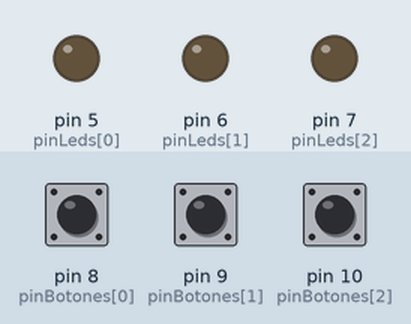
Simulated run of this sketch. Board: Arduino Uno, built with avr-gcc and run on an emulated ATmega328P. Shown: output pins drawn as LEDs (lit = HIGH). Inputs (shaded band) come from the test bench; at power-on: pin 8 (pinBotones[0]) LOW, pin 9 (pinBotones[1]) LOW, pin 10 (pinBotones[2]) LOW.

Above: at 1.2 s.
1.3 s: pin 8 (pinBotones[0]) pulled HIGH for 0.15 s
At 1.37 s:
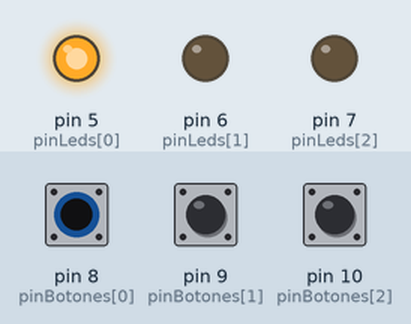
2.9 s: pin 9 (pinBotones[1]) pulled HIGH for 0.15 s
At 2.97 s:
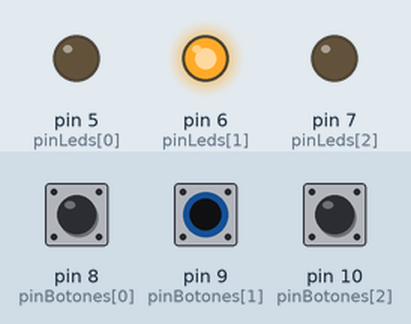
4.5 s: pin 10 (pinBotones[2]) pulled HIGH for 0.15 s
At 4.57 s:
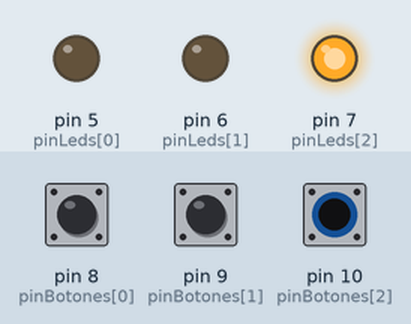
6.1 s: pin 10 (pinBotones[2]) pulled HIGH for 3.2 s
At 10.4 s:
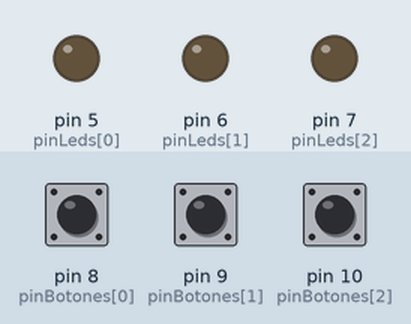
10.8 s: pin 8 (pinBotones[0]) pulled HIGH for 3.2 s
At 11.5 s:
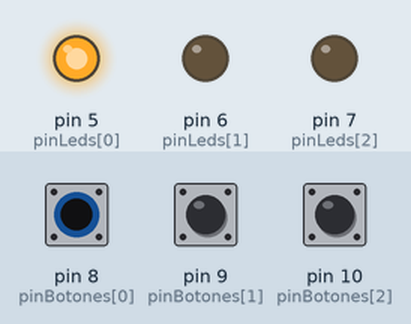
Timing chart, 0 to 15.5 s (numbered marks = the images above; inputs shaded):
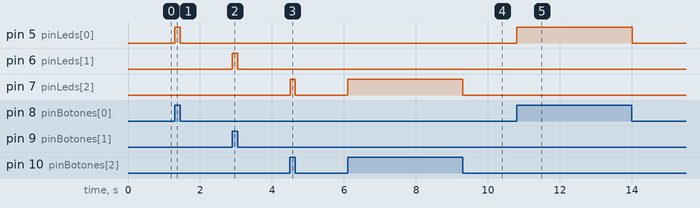

Measured:
- after the input at 1.3 s, pin 5 (pinLeds[0]): LOW → HIGH at once, → LOW 0.15 s later
- after the input at 2.9 s, pin 6 (pinLeds[1]): LOW → HIGH at once, → LOW 0.15 s later
- after the input at 4.5 s, pin 7 (pinLeds[2]): LOW → HIGH at once, → LOW 0.15 s later
- after the input at 6.1 s, pin 7 (pinLeds[2]): LOW → HIGH at once, → LOW 3.2 s later
- after the input at 10.8 s, pin 5 (pinLeds[0]): LOW → HIGH at once, → LOW 3.2 s later

The sketch:

Encendido_Led.ino
```cpp
int pinLeds[] = {5, 6, 7};
int pinBotones[] = {8, 9, 10};
int sizeb = sizeof(pinLeds) / sizeof(int);

void setup() {
  // put your setup code here, to run once:
  for (int i = 0; i < sizeb; i++) {
    pinMode(pinLeds[i], OUTPUT);
    pinMode(pinBotones[i], INPUT);
  }
}

void loop() {
  // put your main code here, to run repeatedly:
  int estado = LOW;
  for (int i = 0; i < sizeb; i++) {
    estado = digitalRead(pinBotones[i]);
    while (estado == HIGH) {
      digitalWrite(pinLeds[i], HIGH);
     estado = digitalRead(pinBotones[i]);
    }
     digitalWrite(pinLeds[i], LOW);

  }
}
```
